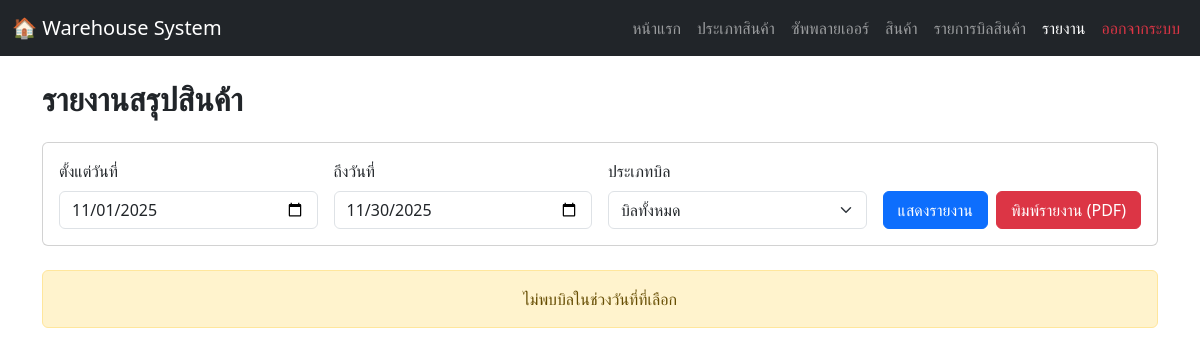
The app's page /report.php (signed in), older data.
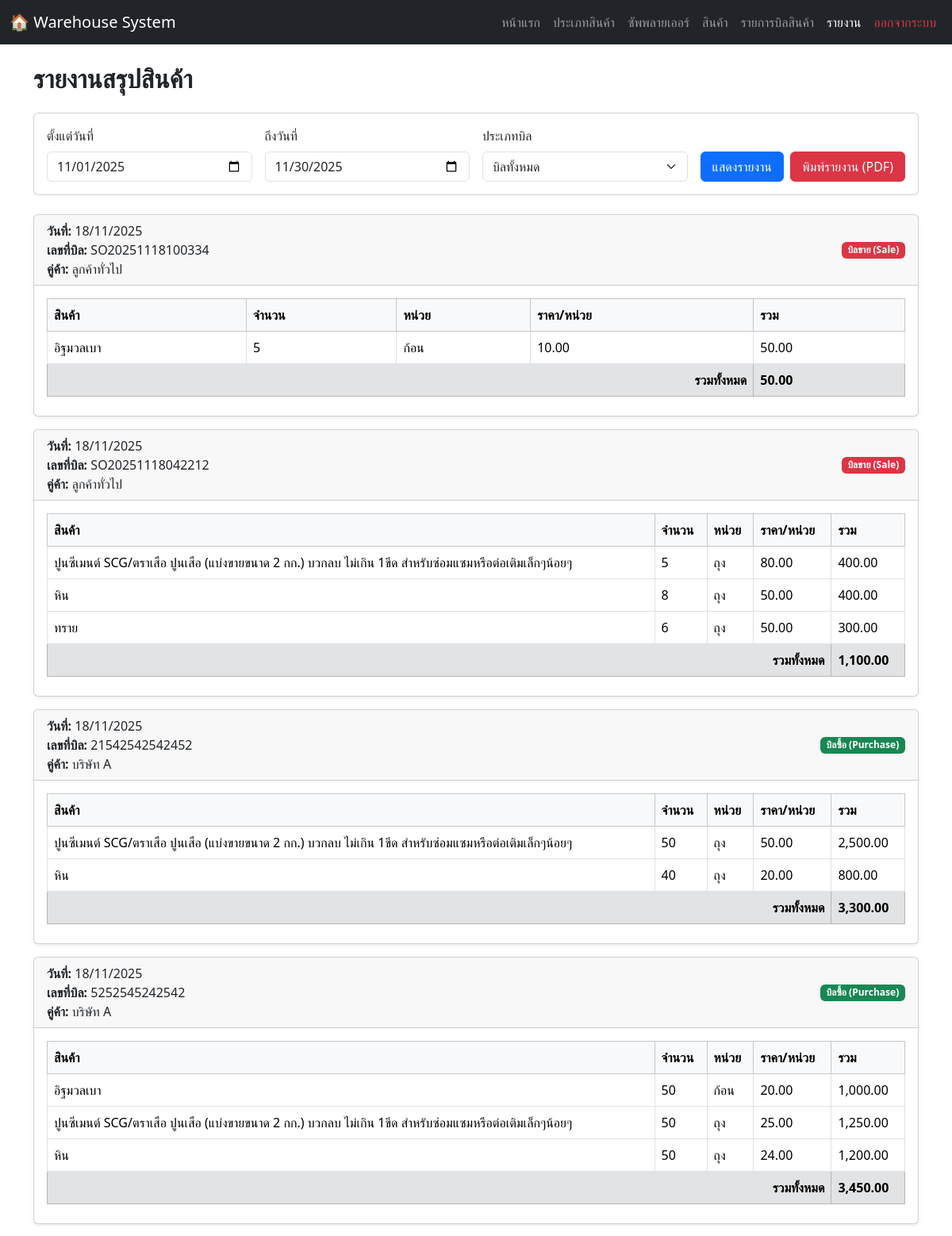
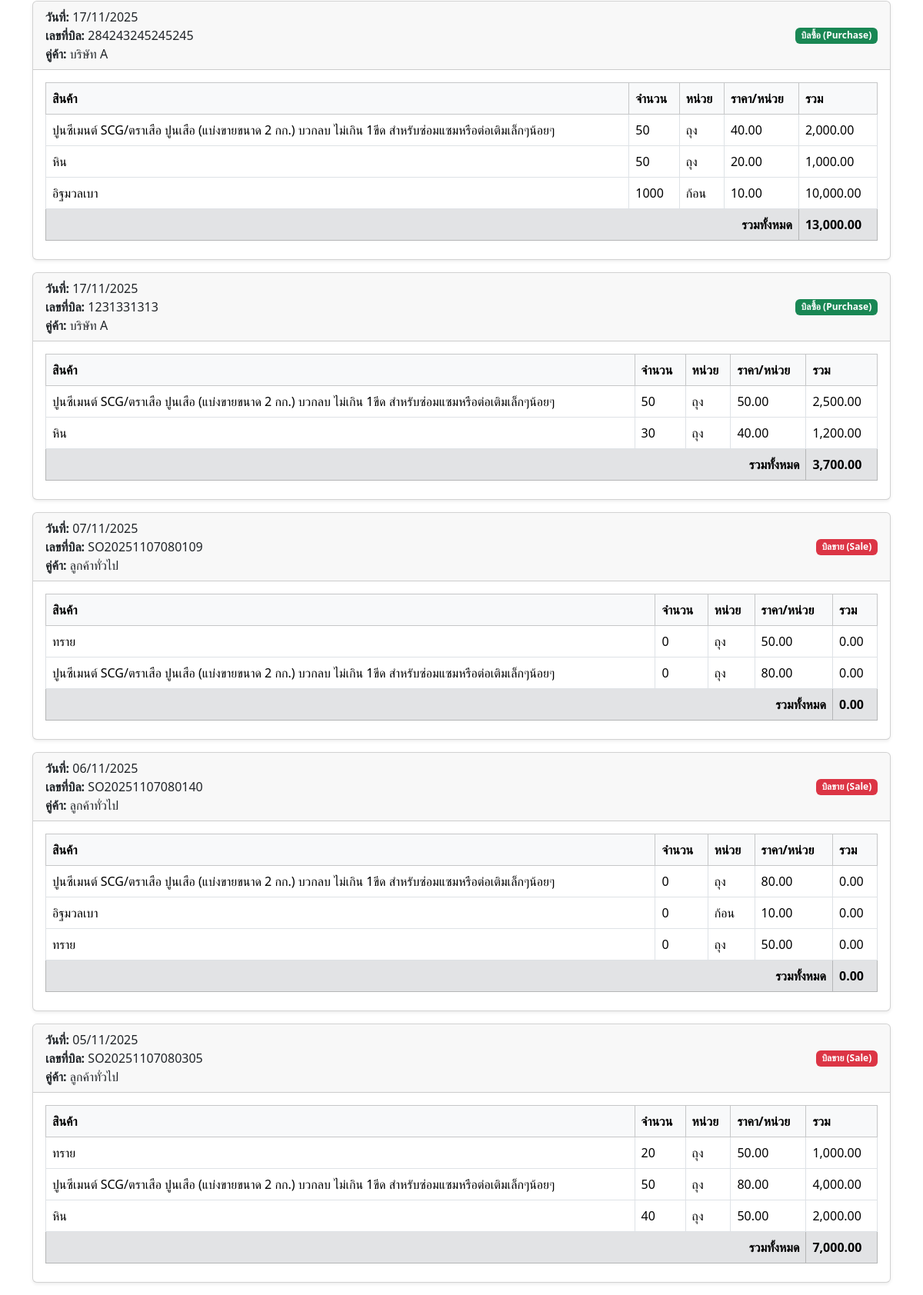
The same page, newer data (2 pictures, top to bottom).
### tables this page shows
CREATE TABLE `sale_details` (
  `sale_detail_id` int(11) NOT NULL,
  `sale_id` int(11) DEFAULT NULL,
  `product_id` int(11) DEFAULT NULL,
  `quantity` int(11) NOT NULL,
  `sale_price` decimal(10,2) NOT NULL
);

CREATE TABLE `products` (
  `product_id` int(11) NOT NULL,
  `product_name` varchar(150) NOT NULL,
  `category_id` int(11) DEFAULT NULL,
  `supplier_id` int(11) DEFAULT NULL,
  `unit` varchar(50) DEFAULT NULL,
  `stock_qty` int(11) NOT NULL DEFAULT 0,
  `selling_price` decimal(10,2) NOT NULL,
  `reorder_level` int(11) DEFAULT 0,
  `image_path` varchar(255) DEFAULT NULL
);

CREATE TABLE `purchase_details` (
  `purchase_detail_id` int(11) NOT NULL,
  `purchase_id` int(11) DEFAULT NULL,
  `product_id` int(11) DEFAULT NULL,
  `quantity` int(11) NOT NULL,
  `purchase_price` decimal(10,2) NOT NULL
);

### report.php (the view, shortened to what this page needs)
<?php
include 'connection.php';
$start_date = $_GET['start_date'] ?? date('Y-m-01');
$end_date = $_GET['end_date'] ?? date('Y-m-t');
$bill_type = $_GET['bill_type'] ?? 'all';
if ($bill_type === 'บิลซื้อ (Purchase)') {
    $sql = "
        SELECT
            p.purchase_id AS bill_id,
            p.purchase_number AS bill_number,
            p.purchase_date AS bill_date,
            s.supplier_name AS party_name,
            p.total_amount,
            'บิลซื้อ (Purchase)' AS bill_type
        FROM purchases p
        LEFT JOIN suppliers s ON p.supplier_id = s.supplier_id
        WHERE p.purchase_date BETWEEN ? AND ?
        ORDER BY p.purchase_date DESC
    ";
    $stmt = $conn->prepare($sql);
    $stmt->bind_param("ss", $start_date, $end_date);
} else {
    $sql = "
        SELECT
            p.purchase_id AS bill_id,
            p.purchase_number AS bill_number,
            p.purchase_date AS bill_date,
            s.supplier_name AS party_name,
            p.total_amount,
            'บิลซื้อ (Purchase)' AS bill_type
        FROM purchases p
        LEFT JOIN suppliers s ON p.supplier_id = s.supplier_id
        WHERE p.purchase_date BETWEEN ? AND ?
        UNION ALL
        SELECT
            s.sale_id AS bill_id,
            s.sale_number AS bill_number,
            s.sale_date AS bill_date,
            'ลูกค้าทั่วไป' AS party_name,
            s.total_amount,
            'บิลขาย (Sale)' AS bill_type
        FROM sales s
        WHERE s.sale_date BETWEEN ? AND ?
        ORDER BY bill_date DESC, bill_type
    ";
    $stmt = $conn->prepare($sql);
    $stmt->bind_param("ssss", $start_date, $end_date, $start_date, $end_date);
}
$stmt->execute();
$result = $stmt->get_result();
?>
<!DOCTYPE html>
<html lang="th">
<head>
<link href="https://cdn.jsdelivr.net/npm/bootstrap@5.3.2/dist/css/bootstrap.min.css" rel="stylesheet">
</head>
<body>
  <nav class="navbar navbar-expand-lg navbar-dark bg-dark no-print">
    <div class="container-fluid">
      <a class="navbar-brand" href="#">🏠 Warehouse System</a>
      <div class="collapse navbar-collapse" id="navbarNav">
        <ul class="navbar-nav ms-auto">
          <li class="nav-item"><a class="nav-link" href="homepage.php">หน้าแรก</a></li>
          <li class="nav-item"><a class="nav-link" href="categories.php">ประเภทสินค้า</a></li>
          <li class="nav-item"><a class="nav-link" href="suppliers.php">ซัพพลายเออร์</a></li>
          <li class="nav-item"><a class="nav-link" href="products.php">สินค้า</a></li>
          <li class="nav-item"><a class="nav-link" href="warehouse_page.php">รายการบิลสินค้า</a></li>
          <li class="nav-item"><a class="nav-link active" href="report.php">รายงาน</a></li>
          <li class="nav-item"><a class="nav-link text-danger" href="logout.php">ออกจากระบบ</a></li>
        </ul>
      </div>
    </div>
  </nav>
<div class="container mt-4">
    <h2 class="fw-bold mb-4">รายงานสรุปสินค้า</h2>
    <form method="get" class="card card-body mb-4 no-print">
        <div class="row g-3 align-items-end">
            <div class="col-md-3">
                <label class="form-label">ตั้งแต่วันที่</label>
                <input type="date" name="start_date" class="form-control" value="<?= htmlspecialchars($start_date) ?>">
            </div>
            <div class="col-md-3">
                <label class="form-label">ถึงวันที่</label>
                <input type="date" name="end_date" class="form-control" value="<?= htmlspecialchars($end_date) ?>">
            </div>
            <div class="col-md-3">
                <label class="form-label">ประเภทบิล</label>
                <select name="bill_type" class="form-select">
                    <option value="all" <?= $bill_type == 'all' ? 'selected' : '' ?>>บิลทั้งหมด</option>
                </select>
            </div>
            <div class="col-md-3 d-flex gap-2">
                <button type="submit" class="btn btn-primary flex-fill">แสดงรายงาน</button>
                <button type="button" class="btn btn-danger flex-fill" onclick="window.print()">พิมพ์รายงาน (PDF)</button>
            </div>
        </div>
    </form>
    <?php if ($result->num_rows > 0): ?>
        <?php while ($row = $result->fetch_assoc()): ?>
            <div class="card mb-3 shadow-sm">
                <div class="card-header d-flex justify-content-between align-items-center">
                    <div>
                        <strong>วันที่:</strong> <?= date("d/m/Y", strtotime($row['bill_date'])) ?><br>
                        <strong>เลขที่บิล:</strong> <?= htmlspecialchars($row['bill_number']) ?><br>
                        <strong>คู่ค้า:</strong> <?= htmlspecialchars($row['party_name']) ?>
                    </div>
                    <span class="badge <?= ($row['bill_type'] == 'บิลซื้อ (Purchase)') ? 'bg-success' : 'bg-danger' ?>">
                        <?= htmlspecialchars($row['bill_type']) ?>
                    </span>
                </div>
                <div class="card-body">
                    <?php
                    if ($row['bill_type'] == 'บิลซื้อ (Purchase)') {
                        $detail_sql = "
                            SELECT pd.quantity, pd.purchase_price AS price, p.product_name, p.unit
                            FROM purchase_details pd
                            JOIN products p ON pd.product_id = p.product_id
                            WHERE pd.purchase_id = ?
                        ";
                    } else {
                        $detail_sql = "
                            SELECT sd.quantity, sd.sale_price AS price, p.product_name, p.unit
                            FROM sale_details sd
                            JOIN products p ON sd.product_id = p.product_id
                            WHERE sd.sale_id = ?
                        ";
                    }
                    $stmt2 = $conn->prepare($detail_sql);
                    $stmt2->bind_param("i", $row['bill_id']);
                    $stmt2->execute();
                    $details = $stmt2->get_result();
                    if ($details->num_rows > 0): ?>
                        <table class="table table-bordered mb-2">
                            <thead class="table-light">
                                <tr>
                                    <th>สินค้า</th>
                                    <th>จำนวน</th>
                                    <th>หน่วย</th>
                                    <th>ราคา/หน่วย</th>
                                    <th>รวม</th>
                                </tr>
                            </thead>
                            <tbody>
                                <?php $sum = 0;
                                while ($d = $details->fetch_assoc()):
                                    $line_total = $d['quantity'] * $d['price'];
                                    $sum += $line_total; ?>
                                    <tr>
                                        <td><?= htmlspecialchars($d['product_name']) ?></td>
                                        <td><?= $d['quantity'] ?></td>
                                        <td><?= htmlspecialchars($d['unit']) ?></td>
                                        <td><?= number_format($d['price'], 2) ?></td>
                                        <td><?= number_format($line_total, 2) ?></td>
                                    </tr>
                                <?php endwhile; ?>
                                <tr class="table-secondary">
                                    <td colspan="4" class="text-end fw-bold">รวมทั้งหมด</td>
                                    <td class="fw-bold"><?= number_format($sum, 2) ?></td>
                                </tr>
                            </tbody>
                        </table>
                    <?php else: ?>
                        <p class="text-muted mb-0">ไม่มีรายละเอียดสินค้าในบิลนี้</p>
                    <?php endif; ?>
                </div>
            </div>
        <?php endwhile; ?>
    <?php else: ?>
        <div class="alert alert-warning text-center">ไม่พบบิลในช่วงวันที่ที่เลือก</div>
    <?php endif; ?>
</div>
</body>
</html>

Row changes from the older to the newer data that the page shows:
added sale_details: product.product_name "อิฐมวลเบา", quantity "5", product.unit "ก้อน", sale_price "10.00", line_total "50.00", shown under "18/11/2025"
added sale_details: product.product_name "ปูนซีเมนต์ SCG/ตราเสือ ปูนเสือ (แบ่งขายขนาด 2 กก.) บวกลบ ไม่เกิน 1ขีด สำหรับซ่อมแซมหรือต่อเติมเล็กๆน้อยๆ", quantity "5", product.unit "ถุง", sale_price "80.00", line_total "400.00", shown under "18/11/2025"
added sale_details: product.product_name "หิน", quantity "8", product.unit "ถุง", sale_price "50.00", line_total "400.00", shown under "18/11/2025"
added sale_details: product.product_name "ทราย", quantity "6", product.unit "ถุง", sale_price "50.00", line_total "300.00", shown under "18/11/2025"
added purchase_details: product.product_name "ปูนซีเมนต์ SCG/ตราเสือ ปูนเสือ (แบ่งขายขนาด 2 กก.) บวกลบ ไม่เกิน 1ขีด สำหรับซ่อมแซมหรือต่อเติมเล็กๆน้อยๆ", quantity "50", product.unit "ถุง", purchase_price "50.00", line_total "2,500.00", shown under "18/11/2025"
added purchase_details: product.product_name "หิน", quantity "40", product.unit "ถุง", purchase_price "20.00", line_total "800.00", shown under "18/11/2025"
added purchase_details: product.product_name "อิฐมวลเบา", quantity "50", product.unit "ก้อน", purchase_price "20.00", line_total "1,000.00", shown under "18/11/2025"
added purchase_details: product.product_name "ปูนซีเมนต์ SCG/ตราเสือ ปูนเสือ (แบ่งขายขนาด 2 กก.) บวกลบ ไม่เกิน 1ขีด สำหรับซ่อมแซมหรือต่อเติมเล็กๆน้อยๆ", quantity "50", product.unit "ถุง", purchase_price "25.00", line_total "1,250.00", shown under "18/11/2025"
added purchase_details: product.product_name "หิน", quantity "50", product.unit "ถุง", purchase_price "24.00", line_total "1,200.00", shown under "18/11/2025"
added purchase_details: product.product_name "ปูนซีเมนต์ SCG/ตราเสือ ปูนเสือ (แบ่งขายขนาด 2 กก.) บวกลบ ไม่เกิน 1ขีด สำหรับซ่อมแซมหรือต่อเติมเล็กๆน้อยๆ", quantity "50", product.unit "ถุง", purchase_price "40.00", line_total "2,000.00", shown under "17/11/2025"
added purchase_details: product.product_name "หิน", quantity "50", product.unit "ถุง", purchase_price "20.00", line_total "1,000.00", shown under "17/11/2025"
added purchase_details: product.product_name "อิฐมวลเบา", quantity "1000", product.unit "ก้อน", purchase_price "10.00", line_total "10,000.00", shown under "17/11/2025"
added purchase_details: product.product_name "ปูนซีเมนต์ SCG/ตราเสือ ปูนเสือ (แบ่งขายขนาด 2 กก.) บวกลบ ไม่เกิน 1ขีด สำหรับซ่อมแซมหรือต่อเติมเล็กๆน้อยๆ", quantity "50", product.unit "ถุง", purchase_price "50.00", line_total "2,500.00", shown under "17/11/2025"
added purchase_details: product.product_name "หิน", quantity "30", product.unit "ถุง", purchase_price "40.00", line_total "1,200.00", shown under "17/11/2025"
added sale_details: product.product_name "ทราย", quantity "0", product.unit "ถุง", sale_price "50.00", line_total "0.00", shown under "07/11/2025"
added sale_details: product.product_name "ปูนซีเมนต์ SCG/ตราเสือ ปูนเสือ (แบ่งขายขนาด 2 กก.) บวกลบ ไม่เกิน 1ขีด สำหรับซ่อมแซมหรือต่อเติมเล็กๆน้อยๆ", quantity "0", product.unit "ถุง", sale_price "80.00", line_total "0.00", shown under "07/11/2025"
added sale_details: product.product_name "ปูนซีเมนต์ SCG/ตราเสือ ปูนเสือ (แบ่งขายขนาด 2 กก.) บวกลบ ไม่เกิน 1ขีด สำหรับซ่อมแซมหรือต่อเติมเล็กๆน้อยๆ", quantity "0", product.unit "ถุง", sale_price "80.00", line_total "0.00", shown under "06/11/2025"
added sale_details: product.product_name "อิฐมวลเบา", quantity "0", product.unit "ก้อน", sale_price "10.00", line_total "0.00", shown under "06/11/2025"
added sale_details: product.product_name "ทราย", quantity "0", product.unit "ถุง", sale_price "50.00", line_total "0.00", shown under "06/11/2025"
added sale_details: product.product_name "ทราย", quantity "20", product.unit "ถุง", sale_price "50.00", line_total "1,000.00", shown under "05/11/2025"
added sale_details: product.product_name "ปูนซีเมนต์ SCG/ตราเสือ ปูนเสือ (แบ่งขายขนาด 2 กก.) บวกลบ ไม่เกิน 1ขีด สำหรับซ่อมแซมหรือต่อเติมเล็กๆน้อยๆ", quantity "50", product.unit "ถุง", sale_price "80.00", line_total "4,000.00", shown under "05/11/2025"
added sale_details: product.product_name "หิน", quantity "40", product.unit "ถุง", sale_price "50.00", line_total "2,000.00", shown under "05/11/2025"
Text that changed along with them:
new list line: "วันที่: 18/11/2025 เลขที่บิล: SO20251118100334 คู่ค้า: ลูกค้าทั่วไป บิลขาย (Sale) สินค้า จำนวน หน่วย ราคา/หน่วย รวม รวมทั้งหมด 50.00"
new list line: "วันที่: 18/11/2025 เลขที่บิล: SO20251118042212 คู่ค้า: ลูกค้าทั่วไป บิลขาย (Sale) สินค้า จำนวน หน่วย ราคา/หน่วย รวม รวมทั้งหมด 1,100.00"
new list line: "วันที่: 18/11/2025 เลขที่บิล: 21542542542452 คู่ค้า: บริษัท A บิลซื้อ (Purchase) สินค้า จำนวน หน่วย ราคา/หน่วย รวม รวมทั้งหมด 3,300.00"
new list line: "วันที่: 18/11/2025 เลขที่บิล: 5252545242542 คู่ค้า: บริษัท A บิลซื้อ (Purchase) สินค้า จำนวน หน่วย ราคา/หน่วย รวม รวมทั้งหมด 3,450.00"
new list line: "วันที่: 17/11/2025 เลขที่บิล: 284243245245245 คู่ค้า: บริษัท A บิลซื้อ (Purchase) สินค้า จำนวน หน่วย ราคา/หน่วย รวม รวมทั้งหมด 13,000.00"
new list line: "วันที่: 17/11/2025 เลขที่บิล: 1231331313 คู่ค้า: บริษัท A บิลซื้อ (Purchase) สินค้า จำนวน หน่วย ราคา/หน่วย รวม รวมทั้งหมด 3,700.00"
new list line: "วันที่: 07/11/2025 เลขที่บิล: SO20251107080109 คู่ค้า: ลูกค้าทั่วไป บิลขาย (Sale) สินค้า จำนวน หน่วย ราคา/หน่วย รวม รวมทั้งหมด 0.00"
new list line: "วันที่: 06/11/2025 เลขที่บิล: SO20251107080140 คู่ค้า: ลูกค้าทั่วไป บิลขาย (Sale) สินค้า จำนวน หน่วย ราคา/หน่วย รวม รวมทั้งหมด 0.00"
new list line: "วันที่: 05/11/2025 เลขที่บิล: SO20251107080305 คู่ค้า: ลูกค้าทั่วไป บิลขาย (Sale) สินค้า จำนวน หน่วย ราคา/หน่วย รวม รวมทั้งหมด 7,000.00"
text no longer shown: "ไม่พบบิลในช่วงวันที่ที่เลือก"
